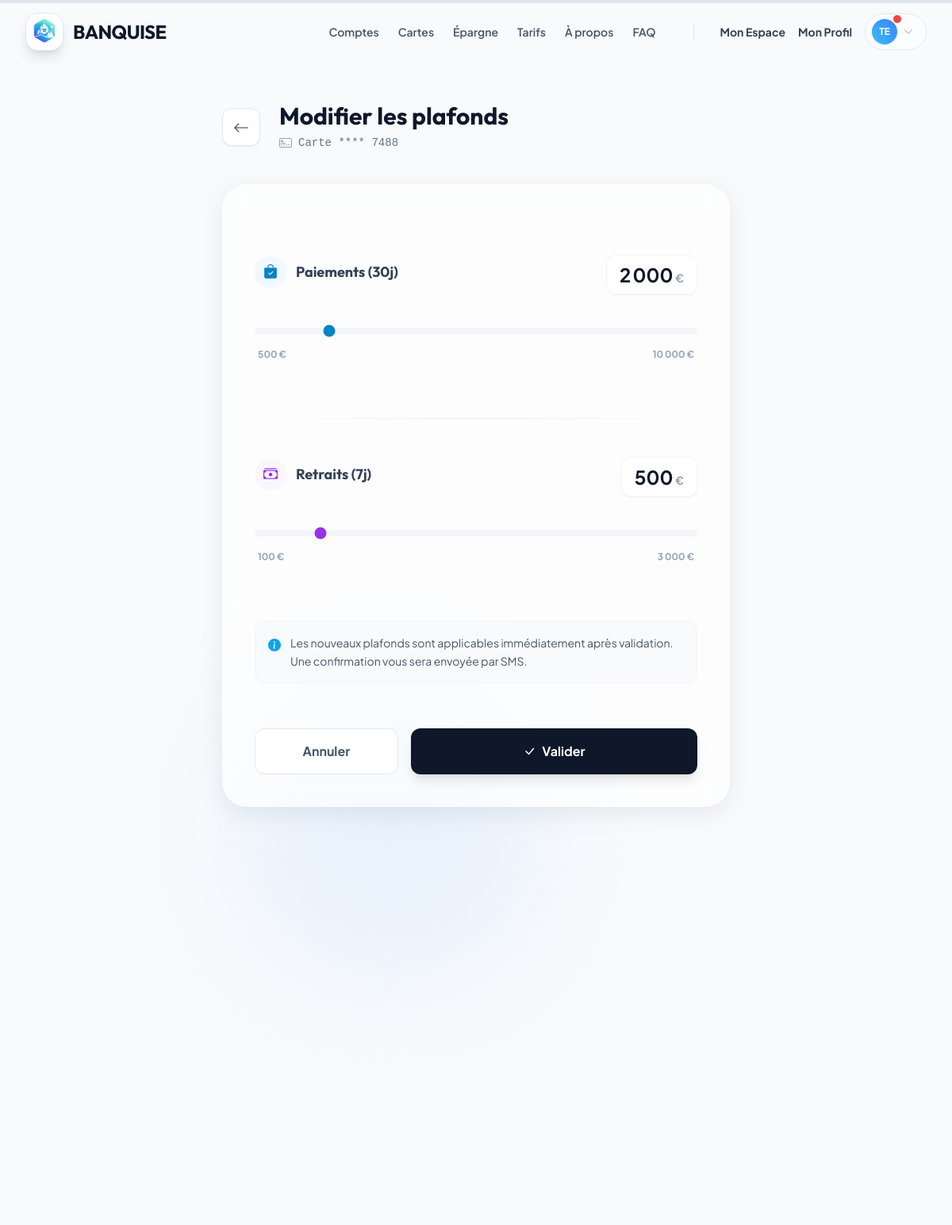
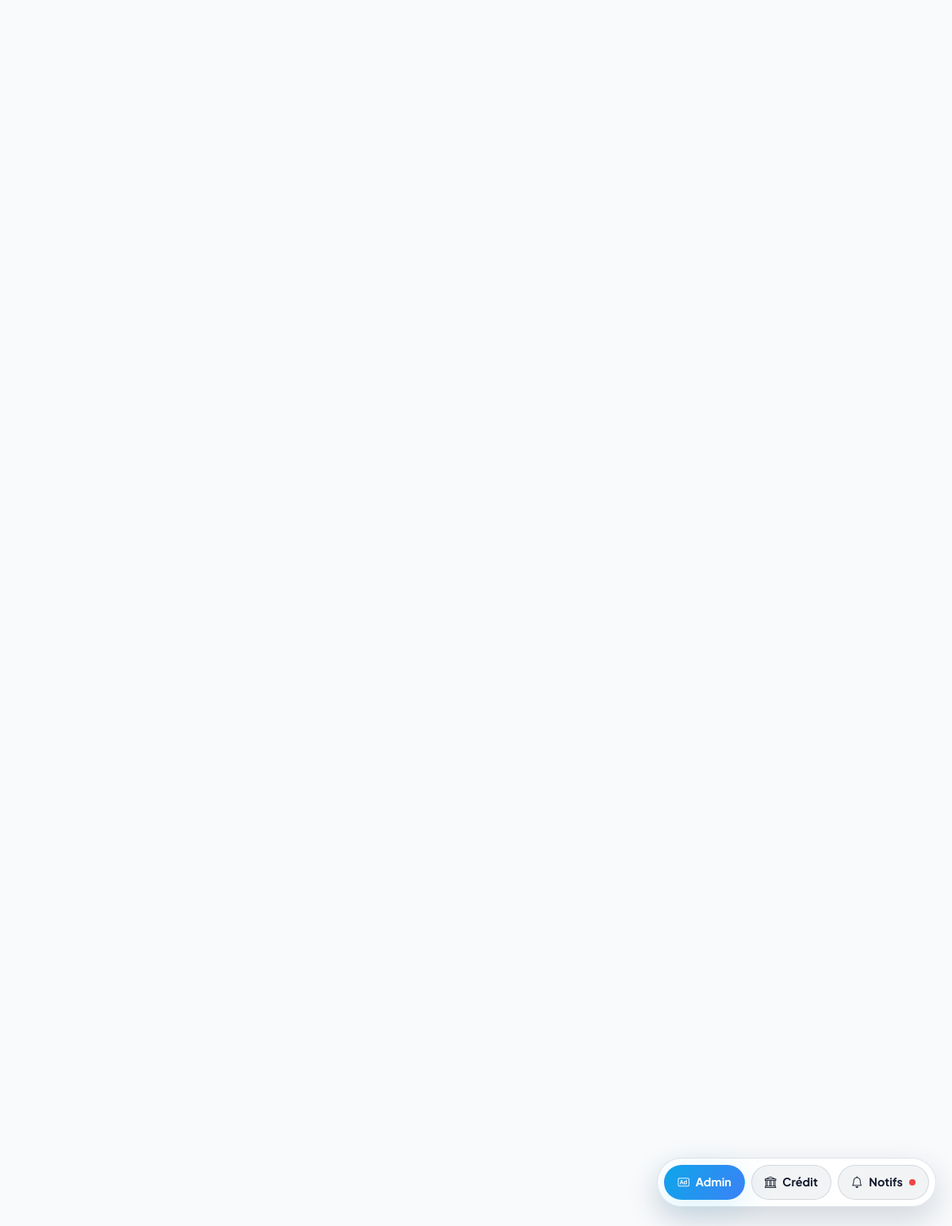
/gestion-plafonds/1/ (signed in), run on the app's committed database (2 pictures, top to bottom).
### scoring/models.py (models this page shows, shortened)
class Carte(models.Model):
    compte = models.ForeignKey(Compte, on_delete=models.CASCADE, related_name='cartes')
    numero_visible = models.CharField(max_length=4)
    date_expiration = models.DateField()
    plafond_paiement = models.IntegerField(default=2000)
    plafond_retrait = models.IntegerField(default=500)
    est_bloquee = models.BooleanField(default=False)
    sans_contact_actif = models.BooleanField(default=True)
    paiement_etranger_actif = models.BooleanField(default=False)

### scoring/views.py (the view, shortened to what this page needs)
# urls.py: path('gestion-plafonds/<int:carte_id>/', views.gestion_plafonds, name='gestion_plafonds'),
@login_required
def gestion_plafonds(request, carte_id):
    carte = get_object_or_404(Carte, id=carte_id, compte__user=request.user, compte__est_actif=True)
    return render(request, 'scoring/plafond.html', {'carte': carte})

### scoring/context_processors.py (called while the page is built)
def unread_notifications(request):
    if request.user.is_authenticated:
        return {'unread_notifs': Notification.objects.filter(user=request.user, est_lu=False).count()}
    return {'unread_notifs': 0}

### templates/scoring/plafond.html (shortened to what this page needs)
{% extends "base.html" %}
{% block content %}
<div class="relative min-h-screen overflow-hidden">
    <div class="absolute top-0 left-0 w-full h-full z-0 pointer-events-none">
        <div class="absolute top-1/4 left-1/4 w-96 h-96 bg-blue-100 rounded-full blur-3xl opacity-50"></div>
    </div>
    <div class="relative z-10 max-w-2xl mx-auto py-12 px-4">
        <div class="flex items-center gap-6 mb-10">
            <a href="{% url 'cartes' %}"
                class="w-12 h-12 flex items-center justify-center rounded-xl bg-white border border-slate-200 text-slate-600 hover:bg-slate-50 hover:border-slate-300 transition-all shadow-sm">
                <i class="bi bi-arrow-left text-xl"></i>
            </a>
            <div>
                <h1 class="text-3xl font-display font-bold text-slate-900">Modifier les plafonds</h1>
                <div class="flex items-center gap-2 mt-1">
                    <i class="bi bi-credit-card-2-front text-slate-400"></i>
                    <p class="text-slate-500 font-mono text-sm">Carte **** {{ carte.numero_visible }}</p>
                </div>
            </div>
        </div>
        <div class="glass-premium p-8 md:p-10 rounded-[2rem]">
            <form method="POST" class="space-y-12">
                <div class="space-y-6">
                    <div class="flex justify-between items-end">
                        <label class="font-display font-bold text-slate-700 flex items-center gap-3 text-lg">
                            <div class="w-10 h-10 rounded-full bg-ice-50 flex items-center justify-center text-ice-600">
                                <i class="bi bi-bag-check-fill"></i></div>
                            Paiements (30j)
                        </label>
                        <div class="text-right bg-white px-4 py-2 rounded-xl border border-slate-100 shadow-sm">
                            <span class="text-2xl font-bold text-slate-900" id="valPaiement">{{ carte.plafond_paiement }}</span>
                            <span class="text-sm text-slate-400 font-bold">€</span>
                        </div>
                    </div>
                    <div class="relative pt-2 pb-6">
                        <input type="range" name="plafond_paiement" id="rangePaiement" min="500" max="10000" step="100"
                            value="{{ carte.plafond_paiement }}"
                            class="w-full h-2 bg-slate-100 rounded-lg appearance-none cursor-pointer accent-ice-600 hover:accent-ice-500 transition-all">
                        <div class="flex justify-between text-xs font-bold text-slate-400 mt-3 px-1">
                            <span>500 €</span>
                            <span>10 000 €</span>
                        </div>
                    </div>
                </div>
                <div class="h-px bg-gradient-to-r from-transparent via-slate-200 to-transparent"></div>
                <div class="space-y-6">
                    <div class="flex justify-between items-end">
                        <label class="font-display font-bold text-slate-700 flex items-center gap-3 text-lg">
                            <div
                                class="w-10 h-10 rounded-full bg-purple-50 flex items-center justify-center text-purple-600">
                                <i class="bi bi-cash-stack"></i></div>
                            Retraits (7j)
                        </label>
                        <div class="text-right bg-white px-4 py-2 rounded-xl border border-slate-100 shadow-sm">
                            <span class="text-2xl font-bold text-slate-900" id="valRetrait">{{ carte.plafond_retrait }}</span>
                            <span class="text-sm text-slate-400 font-bold">€</span>
                        </div>
                    </div>
                    <div class="relative pt-2 pb-6">
                        <input type="range" name="plafond_retrait" id="rangeRetrait" min="100" max="3000" step="50"
                            value="{{ carte.plafond_retrait }}"
                            class="w-full h-2 bg-slate-100 rounded-lg appearance-none cursor-pointer accent-purple-600 hover:accent-purple-500 transition-all">
                        <div class="flex justify-between text-xs font-bold text-slate-400 mt-3 px-1">
                            <span>100 €</span>
                            <span>3 000 €</span>
                        </div>
                    </div>
                </div>
                <div class="p-4 bg-slate-50 border border-slate-100 rounded-xl flex gap-3 items-start">
                    <i class="bi bi-info-circle-fill text-ice-500 mt-0.5"></i>
                    <p class="text-sm text-slate-600 leading-relaxed">Les nouveaux plafonds sont applicables
                        immédiatement après validation. Une confirmation vous sera envoyée par SMS.</p>
                </div>
                <div class="flex gap-4 pt-2">
                    <a href="{% url 'cartes' %}"
                        class="w-1/3 py-4 rounded-xl bg-white border border-slate-200 text-slate-600 font-bold text-center hover:bg-slate-50 transition-colors">
                        Annuler
                    </a>
                    <button type="submit"
                        class="w-2/3 py-4 bg-slate-900 text-white font-bold rounded-xl shadow-lg hover:shadow-xl hover:-translate-y-0.5 transition-all duration-300 flex items-center justify-center gap-2">
                        <i class="bi bi-check-lg"></i> Valider
                    </button>
                </div>
            </form>
        </div>
    </div>
</div>
{% endblock %}

### templates/base.html (shortened to what this page needs)
{% load static %}
<!DOCTYPE html>
<html lang="fr" class="scroll-smooth">
<head>
    <link rel="stylesheet" href="https://cdn.jsdelivr.net/npm/bootstrap-icons@1.11.3/font/bootstrap-icons.min.css">
    <script src="https://cdn.tailwindcss.com"></script>
    <link rel="stylesheet" href="{% static 'css/banquise.css' %}">
</head>
<body data-auth="{{ user.is_authenticated|yesno:'1,0' }}"
    class="text-slate-800 antialiased flex flex-col min-h-screen overflow-x-hidden selection:bg-ice-200 selection:text-ice-900">
    {% block navbar %}
    <nav id="main-nav" class="fixed w-full z-50 transition-all duration-300 border-b border-transparent top-0">
        <div class="max-w-7xl mx-auto px-4 sm:px-6 lg:px-8">
            <div class="flex justify-between items-center h-20">
                <a href="{% url 'home' %}" class="flex items-center gap-3 group relative z-50">
                    <div
                        class="w-12 h-12 rounded-2xl overflow-hidden shadow-lg shadow-slate-500/20 group-hover:shadow-ice-500/30 group-hover:scale-105 transition-all duration-300 bg-white border border-slate-200">
                        <img src="{% static 'docs/logobanquise.png' %}" alt="Banquise"
                            class="w-full h-full object-contain">
                    </div>
                    <span class="font-display font-bold text-2xl tracking-tight text-slate-900">BANQUISE</span>
                </a>
                <div class="hidden md:flex items-center gap-8">
                    <div class="flex items-center gap-6 mr-4">
                        <a href="{% url 'produits_comptes' %}"
                            class="text-sm font-semibold text-slate-600 hover:text-ice-600 transition-colors">Comptes</a>
                        <a href="{% url 'produits_cartes' %}"
                            class="text-sm font-semibold text-slate-600 hover:text-ice-600 transition-colors">Cartes</a>
                        <a href="{% url 'produits_epargne' %}"
                            class="text-sm font-semibold text-slate-600 hover:text-ice-600 transition-colors">Épargne</a>
                        <a href="{% url 'tarifs' %}"
                            class="text-sm font-semibold text-slate-600 hover:text-ice-600 transition-colors">Tarifs</a>
                        <a href="{% url 'a_propos' %}"
                            class="text-sm font-semibold text-slate-600 hover:text-ice-600 transition-colors">À
                            propos</a>
                        <a href="{% url 'support' %}"
                            class="text-sm font-semibold text-slate-600 hover:text-ice-600 transition-colors">FAQ</a>
                    </div>
                    {% if user.is_authenticated %}
                    <div class="flex items-center gap-4">
                        <a href="{% url 'dashboard' %}"
                            class="text-sm font-bold text-slate-700 hover:text-ice-600 transition-colors">Mon Espace</a>
                        <a href="{% url 'profil' %}"
                            class="text-sm font-bold text-slate-700 hover:text-ice-600 transition-colors">Mon Profil</a>
                        <div class="relative group">
                            <button
                                class="flex items-center gap-2 py-1.5 pl-2 pr-4 rounded-full bg-white/50 border border-slate-200 hover:bg-white hover:shadow-md transition-all">
                                <div
                                    class="relative w-8 h-8 rounded-full bg-gradient-to-tr from-ice-400 to-blue-500 flex items-center justify-center text-white shadow-sm">
                                    <span class="text-xs font-bold">{{ user.username|slice:":2"|upper }}</span>
                                    {% if unread_notifs and unread_notifs > 0 %}
                                    <span
                                        class="absolute -top-1.5 -right-1.5 w-3 h-3 rounded-full bg-red-500 border border-white"></span>
                                    {% endif %}
                                </div>
                                <i
                                    class="bi bi-chevron-down text-xs text-slate-400 group-hover:rotate-180 transition-transform"></i>
                            </button>
                        </div>
                    </div>
                    {% endif %}
                </div>
            </div>
        </div>
    </nav>
    {% endblock %}
    <main class="flex-grow w-full relative z-10 {% block main_padding %}pt-20{% endblock %}">
        {% block content %}{% endblock %}
    </main>
    {% if request.resolver_match and request.resolver_match.url_name != 'login' and request.resolver_match.url_name != 'register' and request.resolver_match.url_name != 'support' %}
    <div class="floating-dock flex">
        {% if user.is_authenticated %}
        {% if user.is_staff %}
        <a href="{% url 'admin_dashboard' %}" class="dock-btn primary"><i class="bi bi-badge-ad"></i><span class="dock-label">Admin</span></a>
        <a href="{% url 'admin_manage_credits' %}" class="dock-btn secondary"><i class="bi bi-bank"></i><span class="dock-label">Crédit</span></a>
        <a href="{% url 'notifications' %}" class="dock-btn secondary"><i class="bi bi-bell"></i><span class="dock-label">Notifs</span>
            {% if unread_notifs and unread_notifs > 0 %}
            <span class="notification-dot dock-dot"></span>
            {% endif %}
        </a>
        {% endif %}
        {% else %}
        <a href="{% url 'register' %}" class="dock-btn primary"><i class="bi bi-magic"></i><span class="dock-label">Créer un compte</span></a>
        <a href="{% url 'support' %}" class="dock-btn secondary"><i class="bi bi-question-circle"></i><span class="dock-label">Nous contacter</span></a>
        {% endif %}
    </div>
    {% endif %}
</body>
</html>

### scoring/static/css/banquise.css (style rules this page uses)
:root { --ice-50: #f0f9ff; --ice-100: #e0f2fe; --ice-200: #bae6fd; --ice-300: #7dd3fc; --ice-400: #38bdf8; --ice-500: #0ea5e9; --ice-600: #0284c7; --ice-700: #0369a1; --ice-800: #075985; --ink: #0f172a; --slate-50: #f8fafc; --slate-100: #e2e8f0; --slate-200: #cbd5e1; --slate-600: #475569; --shadow-soft: 0 8px 28px rgba(15, 23, 42, 0.08); --shadow-glow: 0 10px 40px rgba(14, 165, 233, 0.15); --radius-lg: 1.25rem; }
body { background-color: var(--slate-50); }
.glass-premium { background: rgba(255, 255, 255, 0.65); backdrop-filter: blur(12px); -webkit-backdrop-filter: blur(12px); border: 1px solid rgba(255, 255, 255, 0.5); box-shadow: 0 8px 32px rgba(15, 23, 42, 0.08); }
label { font-family: "Outfit", sans-serif; font-weight: 600; font-size: 0.875rem; color: var(--slate-600); margin-bottom: 0.5rem; display: block; }
.floating-dock { position: fixed; bottom: 1.5rem; right: 1.25rem; left: auto; display: inline-flex; gap: 0.5rem; background: rgba(255, 255, 255, 0.9); border: 1px solid rgba(148, 163, 184, 0.3); border-radius: 999px; padding: 0.5rem; box-shadow: 0 15px 40px rgba(15, 23, 42, 0.16); backdrop-filter: blur(10px); -webkit-backdrop-filter: blur(10px); z-index: 40; transition: opacity 0.3s ease, transform 0.3s ease; }
.dock-btn { display: inline-flex; align-items: center; gap: 0.5rem; padding: 0.65rem 1rem; border-radius: 999px; font-weight: 700; font-size: 0.9rem; border: 1px solid transparent; transition: all 0.25s ease; color: #0f172a; }
.dock-btn.primary { background: linear-gradient(120deg, var(--ice-500), #3b82f6); color: white; box-shadow: var(--shadow-glow); }
.dock-btn.secondary { background: rgba(15, 23, 42, 0.05); border-color: rgba(148, 163, 184, 0.35); }
.dock-label { white-space: nowrap; }
.notification-dot { width: 8px; height: 8px; border-radius: 999px; background: #ef4444; display: inline-flex; }

### data on the page
Carte: numero_visible "7488", plafond_paiement "2 000", plafond_paiement "2000", plafond_retrait "500"

### other printed values
{{ user.username|slice:":2"|upper }} "TE"
